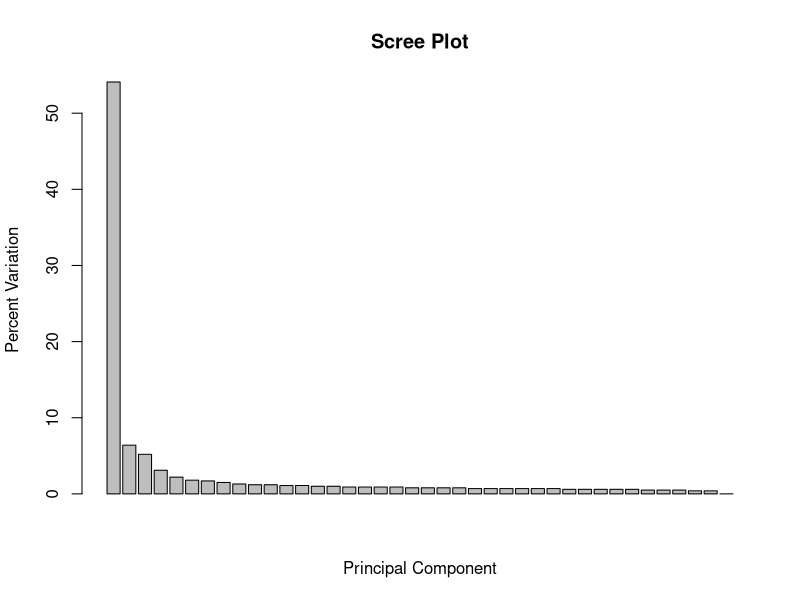
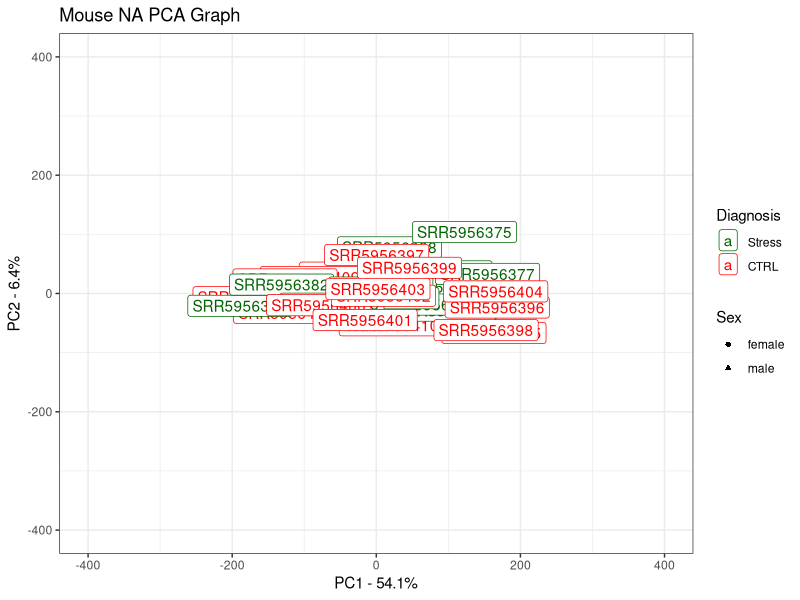

Reproduce these figures in R, in order.
library(tidyverse)

#Load Mouse NA metadata:--------------------------------------------------------
NA_metadata <- read_csv("data/GSE102556-SRA-Mouse-NA-Metadata.csv")
NA_count <-
  read_csv("Galaxy Count Matrix Mapped/Mouse NA/NA_Mouse_Overall_Mapped_Final.csv") %>%
  column_to_rownames("Geneid")

mask <- rowSums(NA_count) > 48

NA_count_filtered <- NA_count[mask,]

#Select row and gender columns for further analysis
NA_metadata_truncated <- NA_metadata %>%
  dplyr::select(Run, gender, Phenotype) %>%
  column_to_rownames("Run") %>%
  as.matrix()

#Extract principal components
pca = prcomp(t(NA_count_filtered), scale = TRUE)

pca.var <- pca$sdev^2
pca.var.per <- round(pca.var/sum(pca.var)*100, 1)

barplot(pca.var.per, main="Scree Plot", xlab="Principal Component", ylab="Percent Variation")

## now make a fancy looking plot that shows the PCs and the variation:
library(ggplot2)

pca.data <- data.frame(Sample=rownames(pca$x),
                       X=pca$x[,1],
                       Y=pca$x[,2],
                       Sex=NA_metadata_truncated[rownames(pca$x), 1],
                       Diagnosis=NA_metadata_truncated[rownames(pca$x), 2])
pca.data

ggplot(data=pca.data, aes(x=X, y=Y, label=Sample, shape=Sex, color=Diagnosis)) +
  geom_point() +
  geom_label() +
  xlab(paste("PC1 - ", pca.var.per[1], "%", sep="")) +
  scale_x_continuous(limits = c(-400, 400)) +
  ylab(paste("PC2 - ", pca.var.per[2], "%", sep="")) +
  scale_y_continuous(limits = c(-400, 400)) +
  theme_bw() +
  ggtitle("Mouse NA PCA Graph") +
  scale_color_manual(values = c("darkgreen", "red"), breaks = c("Stress", "CTRL"))

## get the name of the top 10 measurements (genes) that contribute
## most to pc1.
loading_scores <- pca$rotation[,1]
gene_scores <- abs(loading_scores) ## get the magnitudes
gene_score_ranked <- sort(gene_scores, decreasing=TRUE)
top_10_genes <- names(gene_score_ranked[1:10])

top_10_genes ## show the names of the top 10 genes

pca$rotation[top_10_genes,1] ## show the scores (and +/- sign)

